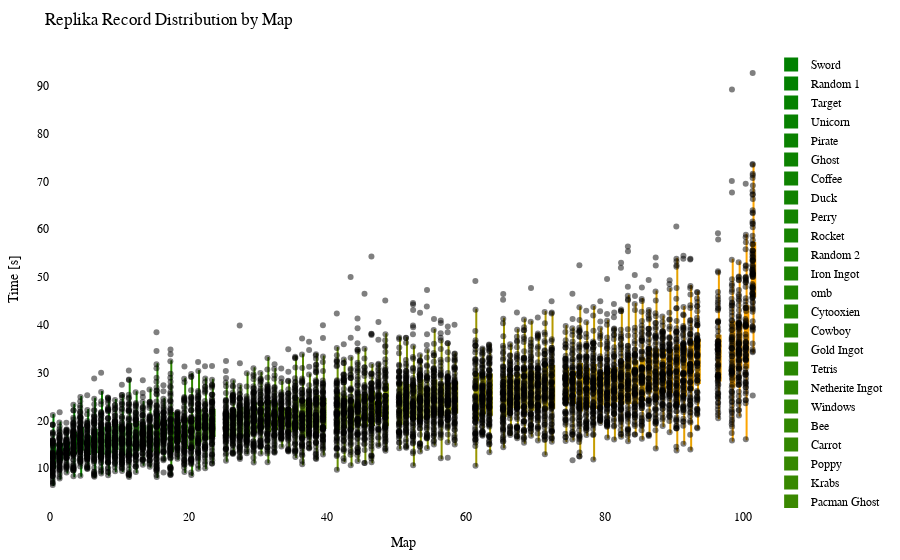

The notebook cell saved with this chart:
### Code cell
import plotly.graph_objects as go
import plotly.io as pio
from matplotlib.colors import LinearSegmentedColormap, to_hex

df = getRecordsDataframe(minigame="Replika")

# sort df columns by mean value 
df = df.reindex(df.mean().sort_values().index, axis=1)

# drop sum column
df = df.drop(columns=["Sum"])

# replace 25 with NaN
df = df.replace(25, np.nan)

# remove "ms " from column names
df.columns = df.columns.str.replace('ms ', '')

# Exclude the first column (assuming it's the column you don't want to include)
df_to_html = df.iloc[:, 1:]

# Calculate the offset for centering the data points
num_columns = len(df_to_html.columns)
offset = 0.5

# Create a green to orange gradient
cmap = LinearSegmentedColormap.from_list("green_orange", ["green", "orange"])
colors = [to_hex(cmap(i / (num_columns - 1))) for i in range(num_columns)]

# Create a Swarm plot using Plotly
fig = go.Figure()

for i, (column, color) in enumerate(zip(df_to_html.columns, colors)):
    x_values = [i + offset] * len(df_to_html[column])  # Adjust x-values with offset for horizontal centering
    fig.add_trace(go.Box(x=x_values,
                         y=df_to_html[column],
                         name=column,
                         boxpoints='all',
                         pointpos=-0.5,  # Adjust point position to prevent overlapping
                         marker=dict(color='rgba(0,0,0,0.5)', size=6),  # Adjust marker color and size
                         line=dict(color=color),
                         fillcolor=color,
                         hovertext=df_to_html.index,
                         hoverinfo='name+text+y',
                         showlegend=True))

fig.update_layout(title="Replika Record Distribution by Map",
                  xaxis=dict(title="Map"),
                  yaxis=dict(title="Time [s]"),
                  showlegend=True,
                  font=dict(family="Arial", size=12, color="black"),  # Customize font
                  plot_bgcolor="white",  # Set background color
                  margin=dict(l=50, r=50, t=50, b=50),  # Adjust margins for better layout
                  )

# Show the figure
fig.show()

# Export the plot to an HTML file
pio.write_html(fig, "out/repl_swarm_plot.html")
